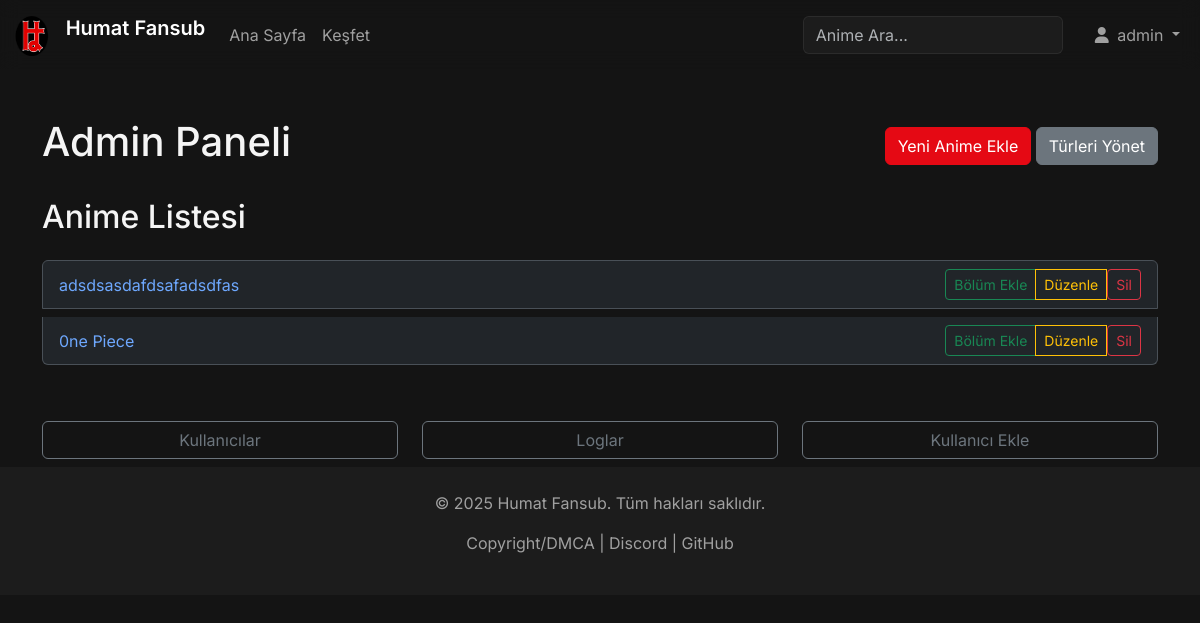
The page /admin (signed in) on the database its author committed.
### models.py (models this page shows, shortened)
class User(db.Model):
    id = db.Column(db.Integer, primary_key=True)
    username = db.Column(db.String(80), unique=True, nullable=False)
    password = db.Column(db.String(200), nullable=False)
    can_delete = db.Column(db.Boolean, default=False)
    can_edit = db.Column(db.Boolean, default=False)
    can_add_user = db.Column(db.Boolean, default=False)
    logs = db.relationship('Log', backref='user', lazy=True)
    watchlist_animes = db.relationship('Anime', secondary=watchlist, lazy='subquery',
        backref=db.backref('watchlisted_by', lazy=True))
    ratings = db.relationship('Rating', backref='user', lazy=True)

class Anime(db.Model):
    id = db.Column(db.Integer, primary_key=True)
    name = db.Column(db.String(100), nullable=False)
    description = db.Column(db.Text, nullable=False)
    cover_image = db.Column(db.String(200), nullable=False)
    episodes = db.relationship('Episode', backref='anime', lazy=True, cascade="all, delete-orphan")
    release_year = db.Column(db.Integer, nullable=True)
    status = db.Column(db.String(50), nullable=True)
    anime_type = db.Column(db.String(50), nullable=True)
    average_rating = db.Column(db.Float, default=0.0)
    rating_count = db.Column(db.Integer, default=0)
    genres = db.relationship('Genre', secondary=anime_genres, lazy='subquery',
        backref=db.backref('animes', lazy=True))
    ratings = db.relationship('Rating', backref='anime', lazy=True, cascade="all, delete-orphan")

### app.py (the view)
@app.route('/admin', methods=['GET', 'POST'])
@login_required
def admin():
    animes = Anime.query.all()
    return render_template('admin.html', animes=animes)

### app.py (called while the page is built)
@login_manager.user_loader
def load_user(user_id):
    return User.query.get(int(user_id))

### templates/admin.html (shortened to what this page needs)
{% extends "base.html" %}
{% block content %}
<div class="container mt-5">
    <div class="d-flex justify-content-between align-items-center mb-4">
        <h1>Admin Paneli</h1>
        <div>
            <a href="{{ url_for('add_anime') }}" class="btn btn-primary">Yeni Anime Ekle</a>
            <a href="{{ url_for('manage_genres') }}" class="btn btn-secondary">Türleri Yönet</a>
        </div>
    </div>
    <h2 class="mb-4">Anime Listesi</h2>
    <div class="list-group">
        {% for anime in animes %}
        <div class="list-group-item list-group-item-action d-flex justify-content-between align-items-center mb-2">
            <a href="{{ url_for('anime', anime_id=anime.id) }}" class="text-decoration-none">{{ anime.name }}</a>
            <div class="btn-group" role="group">
                <a href="{{ url_for('add_episode', anime_id=anime.id) }}" class="btn btn-sm btn-outline-success">Bölüm Ekle</a>
                <a href="{{ url_for('edit_anime', anime_id=anime.id) }}" class="btn btn-sm btn-outline-warning">Düzenle</a>
                {% if current_user.can_delete %}
                <form action="{{ url_for('delete_anime', anime_id=anime.id) }}" method="post" class="d-inline" onsubmit="return confirm('Bu animeyi silmek istediğinize emin misiniz?');">
                    <button type="submit" class="btn btn-sm btn-outline-danger">Sil</button>
                </form>
                {% endif %}
            </div>
        </div>
        {% endfor %}
    </div>
    {% if current_user.can_add_user %}
    <div class="row mt-5">
        <div class="col-md-4 mb-2">
            <div class="d-grid">
                <a href="{{ url_for('users') }}" class="btn btn-outline-secondary">Kullanıcılar</a>
            </div>
        </div>
        <div class="col-md-4 mb-2">
            <div class="d-grid">
                <a href="{{ url_for('view_logs') }}" class="btn btn-outline-secondary">Loglar</a>
            </div>
        </div>
        <div class="col-md-4 mb-2">
            <div class="d-grid">
                <a href="{{ url_for('add_user') }}" class="btn btn-outline-secondary">Kullanıcı Ekle</a>
            </div>
        </div>
    </div>
    {% endif %}
</div>
{% endblock %}

### templates/base.html (shortened to what this page needs)
<!DOCTYPE html>
<html lang="en" data-bs-theme="dark">
<head>
    <link href="https://cdn.jsdelivr.net/npm/bootstrap@5.3.3/dist/css/bootstrap.min.css" rel="stylesheet">
    <link rel="stylesheet" href="https://cdnjs.cloudflare.com/ajax/libs/font-awesome/6.5.2/css/all.min.css" />
    <link rel="stylesheet" href="{{ url_for('static', filename='css/custom.css') }}">
</head>
<body>
    <header>
        <nav class="navbar navbar-expand-lg fixed-top navbar-dark">
            <div class="container-fluid">
                <a class="navbar-brand" href="{{ url_for('index') }}">
                    <img src="{{ url_for('static', filename='images/logo.png') }}" alt="Logo" width="40" height="40" class="d-inline-block align-text-top">
                    <span class="ms-2">Humat Fansub</span>
                </a>
                <div class="collapse navbar-collapse" id="navbarNav">
                    <ul class="navbar-nav me-auto mb-2 mb-lg-0">
                        <li class="nav-item">
                            <a class="nav-link" href="{{ url_for('index') }}">Ana Sayfa</a>
                        </li>
                        <li class="nav-item">
                            <a class="nav-link" href="{{ url_for('animes') }}">Keşfet</a>
                        </li>
                    </ul>
                    <form class="d-flex me-3" action="{{ url_for('search') }}" method="GET">
                        <input class="form-control me-2" type="search" name="query" placeholder="Anime Ara..." aria-label="Search">
                    </form>
                    <ul class="navbar-nav">
                        {% if current_user.is_authenticated %}
                        <li class="nav-item dropdown">
                            <a class="nav-link dropdown-toggle" href="#" id="navbarDropdown" role="button" data-bs-toggle="dropdown" aria-expanded="false">
                                <i class="fas fa-user me-1"></i> {{ current_user.username }}
                            </a>
                        </li>
                        {% else %}
                        <li class="nav-item">
                            <a class="nav-link" href="{{ url_for('login') }}">Giriş Yap</a>
                        </li>
                        {% endif %}
                    </ul>
                </div>
            </div>
        </nav>
    </header>
    <main>
        {% block content %}{% endblock %}
    </main>
    <footer class="text-center py-4 mt-auto">
        <div class="container">
            <p>&copy; 2025 Humat Fansub. Tüm hakları saklıdır.</p>
            <p>
                <a href="{{ url_for('copyright') }}">Copyright/DMCA</a> |
                <a href="https://discord.gg/SaKSmuZkAf" target="_blank">Discord</a> |
                <a href="https://github.com/Berke-aras/AnimeFansub-Dizi-Film-Platformu" target="_blank">GitHub</a>
            </p>
        </div>
    </footer>
</body>
</html>

### static/css/custom.css (style rules this page uses)
:root { --primary-color: #e50914; --dark-color: #141414; --light-dark-color: #1c1c1c; --text-color: #f5f5f5; --text-muted-color: #a0a0a0; }
body { background-color: var(--dark-color); color: var(--text-color); font-family: 'Inter', sans-serif; padding-top: 70px; }
.navbar { background-color: rgba(20, 20, 20, 0.7); backdrop-filter: blur(10px); -webkit-backdrop-filter: blur(10px); transition: background-color 0.3s ease; }
.navbar-brand span { font-weight: 600; }
.nav-link { color: var(--text-muted-color); transition: color 0.3s ease; }
.btn-primary { background-color: var(--primary-color); border-color: var(--primary-color); }
.form-control { background-color: var(--light-dark-color); border-color: rgba(255, 255, 255, 0.1); color: var(--text-color); }
footer { background-color: var(--light-dark-color); color: var(--text-muted-color); }
footer a { color: var(--text-muted-color); text-decoration: none; transition: color 0.3s ease; }

### rows shown on the page
User: username "admin"
Anime: name "adsdsasdafdsafadsdfas"
Anime: name "0ne Piece"
